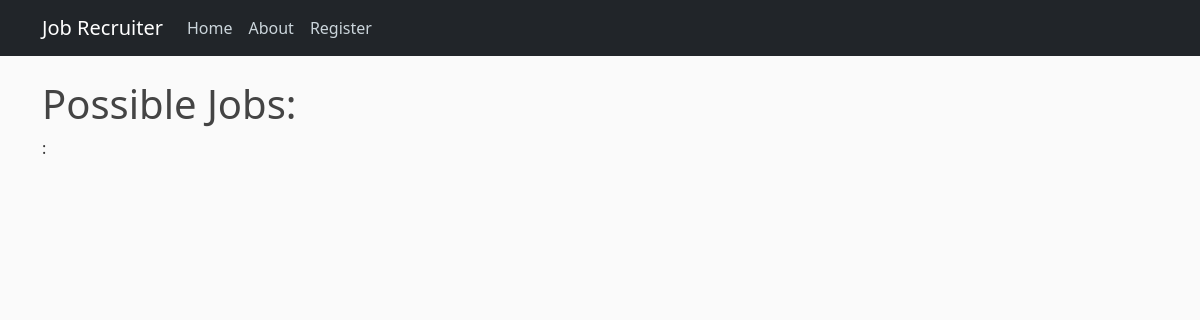
Page /homeApplicant on the earlier database version.
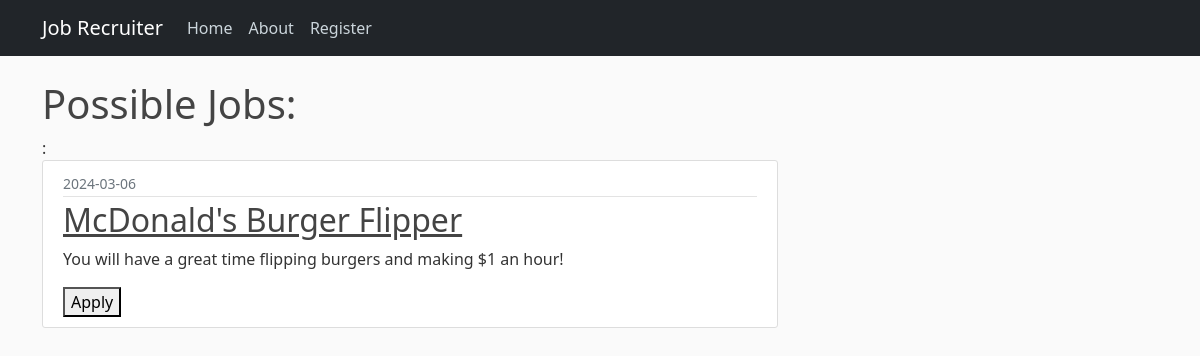
Same page on the later database version.
### jobrecruiter/models.py (models this page shows, shortened)
class Application(db.Model): # This is a class that represents an application
    id = db.Column(db.Integer, primary_key=True) # unique key for each application
    title = db.Column(db.String(100), nullable=False)
    date_posted = db.Column(db.DateTime, nullable=False, default=datetime.utcnow) # This is the date the application was posted
    content = db.Column(db.Text, nullable=False)
    user_id = db.Column(db.Integer, db.ForeignKey('user.id'), nullable=False) # This is a foreign key that links the application to the user

### jobrecruiter/routes.py (the view)
@app.route("/homeApplicant") # This is a decorator
def homeApplicant(): #applicant home page
    applications = Application.query.all()
    return render_template('homeApplicant.html', applications=applications)

### jobrecruiter/templates/homeApplicant.html
{% extends "base.html" %}
{% block content %}
        <h1> Possible Jobs: </h1>:</h1>
        {% for application in applications %}
        <article class="media content-section">
                <div class="media-body">
                    <div class="article-metadata">
                        <small class="text-muted">{{ application.date_posted.strftime('%Y-%m-%d') }}</small>
                    </div>
                    <h2><a class="article-title" href="{{url_for('application', application_id=application.id)}}">{{ application.title }}</a></h2>
                    <p class="article-content">{{ application.content }}</p>
                    <button class="apply-button">Apply</button>
                </div>
        </article>
        {% endfor %}
{% endblock content %}

Differences in the rows shown:
added Application: date_posted "2024-03-06", title "McDonald's Burger Flipper", content "You will have a great time flipping burgers and making $1 an hour!"
